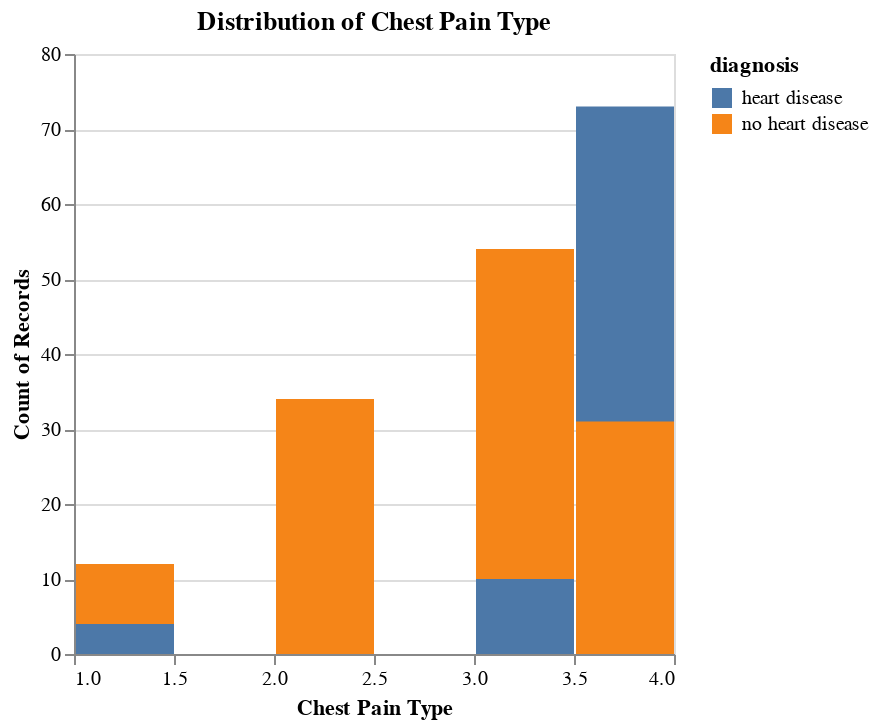

Source (notebook cell):
### Code cell
# chest pain type
cp_hist = alt.Chart(heart_disease_to_plot).mark_bar().encode(
    x=alt.X("type_chestpain:Q", bin = True).title("Chest Pain Type"),
    y=alt.Y("count()").stack(False),
    color = "diagnosis:N"
).properties(
    title = "Distribution of Chest Pain Type"
)

cp_hist

### Figure 1 — Vega-Lite specification as saved in the notebook (floating-point values rounded to 4 significant figures; data arrays with more than 128 entries replaced by an {"elided": "..."} marker saying what was removed)
{"config": {"view": {"continuousWidth": 300, "continuousHeight": 300}}, "data": {"name": "data-0c665f7d56cb8c6e67eee32e6e1f78ee"}, "mark": {"type": "bar"}, "encoding": {"color": {"field": "diagnosis", "type": "nominal"}, "x": {"bin": true, "field": "type_chestpain", "title": "Chest Pain Type", "type": "quantitative"}, "y": {"aggregate": "count", "stack": false, "type": "quantitative"}}, "title": "Distribution of Chest Pain Type", "$schema": "https://vega.github.io/schema/vega-lite/v5.15.1.json", "datasets": {"data-0c665f7d56cb8c6e67eee32e6e1f78ee": {"elided": "227 records"}}}
